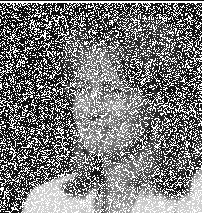
#> input picture Color_Conversion_and_Image_Filtering_and_Fourier_Transform/src/Noisy_image.png, 204 x 213 px
$ python image_filtering.py
#> lines starting #> are read from the running program, lines starting #| are printed output that depends on the picture
import cv2
import numpy as np
import matplotlib.pyplot as plt


def read_image(image_path):
#> called with image_path = 'Noisy_image.png'
    return cv2.cvtColor(cv2.imread(image_path), cv2.COLOR_BGR2RGB)
#> returned value is the input picture: shape (213, 204, 3); min 12, max 255, mean 122.5
#> call 2 of read_image, with image_path = 'Uexposed.png'
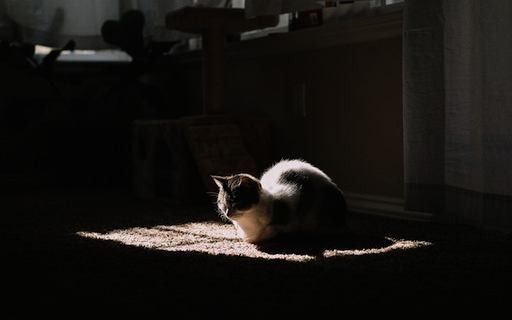
#> input picture Color_Conversion_and_Image_Filtering_and_Fourier_Transform/src/Uexposed.png, 512 x 320 px

def save_image(file_name, image_array, cmap=None):
    if cmap:
        plt.imsave(file_name, image_array, cmap=cmap)
    else:
        plt.imsave(file_name, image_array)


# Convolution
def convolution(image, filter, padding = 0):
#> called with filter = array of shape (3, 3), padding = 1
    if padding:
        image = np.pad(image, pad_width=((padding, padding), (padding, padding), (0,0)), mode='constant', constant_values=0)
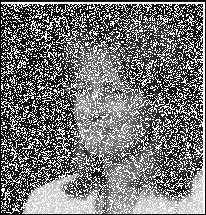
#> image: shape (215, 206, 3); min 0, max 255, mean 120.1
    convolved_image = image.copy()

    filter = np.flipud(np.fliplr(filter))
    for j in range(image.shape[1] - filter.shape[1] + 1):
        for i in range(image.shape[0] - filter.shape[0] + 1):
            convolved_value = 0
            for y_idx in range(filter.shape[1]):
                for x_idx in range(filter.shape[0]):
                    convolved_value += image[i + x_idx, j + y_idx] * filter[x_idx, y_idx]
            convolved_image[i, j, :] = convolved_value
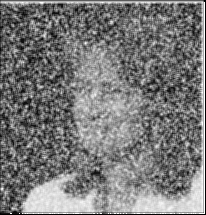
#> convolved_image: shape (215, 206, 3); min 0, max 255, mean 120.9
    if padding:
        convolved_image = convolved_image[padding:-padding,padding:-padding, :]
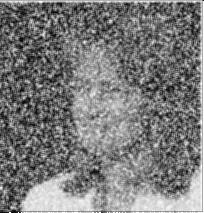
#> convolved_image: shape (213, 204, 3); min 12, max 255, mean 122.5
    return convolved_image


# Filtering
def filtering(image, filter, padding = 0):
#> called with filter = array of shape (3, 3), padding = 1
    if padding:
        image = np.pad(image, pad_width=((padding, padding), (padding, padding), (0,0)), mode='constant', constant_values=0)
    filtered_image = image.copy()

    for j in range(image.shape[1] - filter.shape[1] + 1):
        for i in range(image.shape[0] - filter.shape[0] + 1):
            filtered_value = 0
            for y_idx in range(filter.shape[1]):
                for x_idx in range(filter.shape[0]):
                    filtered_value += image[i + x_idx, j + y_idx] * filter[x_idx, y_idx]
            filtered_image[i+int(np.floor(filter.shape[0]/2)), j+int(np.floor(filter.shape[1]/2)), :] = filtered_value
    if padding:
        filtered_image = filtered_image[padding:-padding,padding:-padding, :]
#> filtered_image: shape (213, 204, 3)
#> call 2 of filtering, with filter = array of shape (3, 3), padding = 1
#> after the loop in filtering (call 2), `for j in range(image.shape[1] - filter.shape[1] + 1):`:
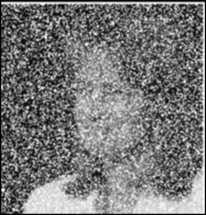
#> filtered_image: shape (215, 206, 3); min 0, max 255, mean 119
    return filtered_image


# Median Filtering
def median_filtering(image, filter_shape = (5,5), padding = 0):
#> called with filter_shape = (5, 5), padding = 1
    if padding:
        image = np.pad(image, pad_width=((padding, padding), (padding, padding), (0,0)), mode='constant', constant_values=0)
    filtered_image = image.copy()

    for j in range(image.shape[1] - filter_shape[1] + 1):
        for i in range(image.shape[0] - filter_shape[0] + 1):
            filtered_values = []
            for y_idx in range(filter_shape[1]):
                for x_idx in range(filter_shape[0]):
                    filtered_values.append(image[i + x_idx, j + y_idx])
            filtered_image[i+int(np.floor(filter_shape[0]/2)), j+int(np.floor(filter_shape[1]/2)), :] = np.median(np.array(filtered_values), axis=0)
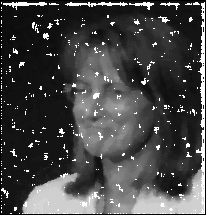
#> filtered_image: shape (215, 206, 3); min 0, max 255, mean 70
    if padding:
        filtered_image = filtered_image[padding:-padding,padding:-padding, :]
#> filtered_image: shape (213, 204, 3)
    return filtered_image


# Brightness and Contrast Adjustment
def brightness_contrast_adjustment(image_array, brightness, contrast):
#> called with brightness = 100, contrast = 1.8
    adjusted_image = np.clip(contrast * image_array + brightness, 0, 255).astype(np.uint8)
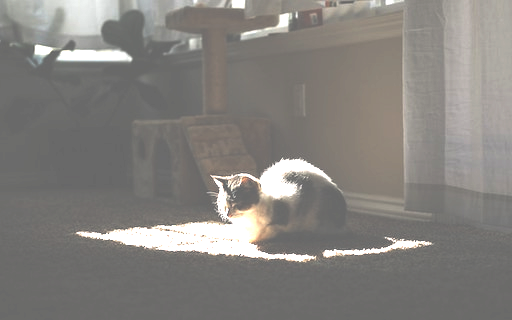
#> adjusted_image: shape (320, 512, 3); mean R, G, B 132.9, 130, 126.2
    return adjusted_image


# Read Image
noisy_image = read_image('Noisy_image.png')
uexposed_image = read_image('Uexposed.png')


# Filters
mask = 1/9 * np.ones((3,3))
gaussian_mask = 1/16 * np.array([[1,2,1],[2,4,2],[1,2,1]])


# Filtering
convolved_image = convolution(noisy_image, mask, padding=1)
average_image = filtering(noisy_image, mask, padding=1)
gaussian_image = filtering(noisy_image, gaussian_mask, padding=1)
median_image = median_filtering(noisy_image, filter_shape = (5,5), padding = 1)

adjusted_image = brightness_contrast_adjustment(uexposed_image, brightness=100, contrast=1.8)


# Saving Image

save_image('convolved_image.png', convolved_image)
save_image('average_image.png', average_image)
save_image('gaussian_image.png', gaussian_image)
save_image('median_image.png', median_image)
save_image('adjusted_image.png', adjusted_image)
